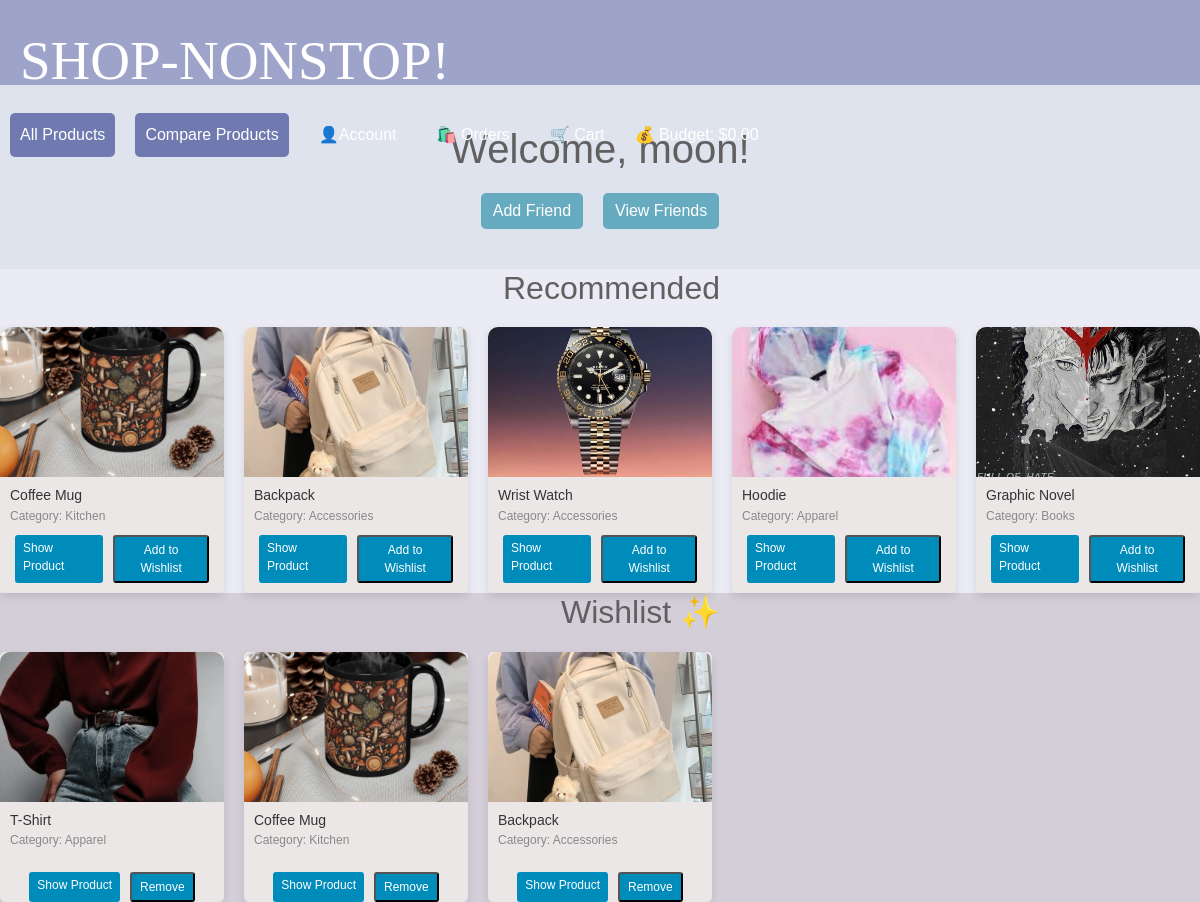
The page /dashboard (signed in) on the database its author committed.
### app/models.py (models this page shows, shortened)
class User(db.Model):
    id = db.Column(db.Integer, primary_key=True)
    username = db.Column(db.String(80), unique=True, nullable=False)
    email = db.Column(db.String(120), unique=True, nullable=False)
    password = db.Column(db.String(80), nullable=False)
    points = db.Column(db.Integer, default=0)
    vouchers = db.relationship('Voucher', secondary=user_vouchers,
                               backref=db.backref('users', lazy='dynamic'))
    friends = relationship(
        'User',
        secondary='friendship',
        primaryjoin=id == Friendship.user_id,
        secondaryjoin=id == Friendship.friend_id,
        backref='friend_of'
    )

class Items(db.Model):
    __tablename__ = 'item'
    Item_ID = db.Column(db.String(80),unique=True, primary_key=True)
    sku = db.Column(db.String(80), unique=True, nullable=False)
    name = db.Column(db.String(120), unique=True, nullable=False)
    price = db.Column(db.Integer, nullable=False)
    item_desc = db.Column(db.String(255), nullable=False)
    category = db.Column(db.String(255), nullable=False)
    stock = db.Column(db.Integer, nullable=False)
    item_star = db.Column(db.Integer, nullable=False)
    itme_sizes = db.Column(db.String(120),  nullable=True)
    color = db.Column(db.String(120), nullable=False)
    pic = db.Column(db.Text)

### app/routes.py (the view)
@app.route('/dashboard')
def dashboard():
    username = session.get('username')
    if username:
        user = User.query.filter_by(username=username).first()
        preferences = UserPreference.query.filter_by(user_id=user.id).all()
        categories = [preference.category for preference in preferences]
        recommended_products = Items.query.filter(Items.category.in_(categories)).order_by(Items.item_star.desc()).limit(5).all()
        wishlist_items = Wishlist.query.filter_by(user_id=user.id).all()
        item_ids = [item.item_id for item in wishlist_items]
        wishlist_products = Items.query.filter(Items.Item_ID.in_(item_ids)).all()
        order_history = Order.query.filter_by(user_id=user.id).all()
        grouped_order_history = group_orders_by_date(order_history)
        return render_template('dashboard.html', username=username, grouped_order_history=grouped_order_history,
                               recommended_products=recommended_products, wishlist_products=wishlist_products,
                               order_history=order_history)
    else:
        return redirect(url_for('login'))

### app/routes.py (called while the page is built)
def group_orders_by_date(order_history):
    sorted_orders = sorted(order_history, key=lambda x: x.date_created)
    grouped_orders = {key: list(group) for key, group in groupby(sorted_orders, key=lambda x: x.date_created.date())}
    return grouped_orders

### app/templates/dashboard.html (shortened to what this page needs)
{% extends 'base.html' %}
{% block content %}
    <div class="content">
        <div class="welcome-message">
            <div class="container">
                <div class="welcome-container">
                    <h1>Welcome, {{ username }}!</h1>
                </div>
                <div class="friend-buttons">
                    <a href="/add_friend" class="friend-btn">Add Friend</a>
                    <a href="/view_friends" class="friend-btn">View Friends</a>
                </div>
            </div>
        </div>
        <div class="recommended-products-container">
            <h2>Recommended </h2>
            <div class="products">
                {% for product in recommended_products %}
                    <div class="product">
                        <img src="{{ product.pic }}" alt="Product Image" class="product-image">
                        <div class="product-details">
                            <h4>{{ product.name }}</h4>
                            <p>Category: {{ product.category }}</p>
                            <div class="product-button">
                                <a href="/product/{{ product.Item_ID }}">Show Product</a>
                                <form action="{{ url_for('add_to_wishlist') }}" method="POST">
                                    <button type="submit">Add to Wishlist</button>
                                </form>
                            </div>
                        </div>
                    </div>
                {% endfor %}
            </div>
        </div>
        <div class="wishlist-container">
            <h2>Wishlist ✨</h2>
            <div class="products">
                {% for item in wishlist_products %}
                    <div class="product">
                        <img src="{{ item.pic }}" alt="Product Image" class="product-image">
                        <div class="product-details">
                            <h4>{{ item.name }}</h4>
                            <p>Category: {{ item.category }}</p>
                        </div>
                        <div class="product-button">
                            <a href="/product/{{ item.Item_ID }}">Show Product</a>
                            <form action="{{ url_for('remove_from_wishlist', item_id=item.Item_ID) }}" method="POST">
                                <button type="submit">Remove</button>
                            </form>
                        </div>
                    </div>
                {% endfor %}
            </div>
        </div>
    </div>
{% endblock %}

### app/templates/base.html (style rules this page uses)
body { margin: 0; font-family: Font1,Arial, sans-serif; background-color: #dfe3ee; color: #615f5f; }
h2 { display: flex; justify-content: flex-end; max-width: 60%; }

### app/templates/dashboard.html (style rules this page uses)
.container { margin-top: 20px; padding: 20px; border-radius: 10px; box-shadow: 0 4px 8px rgba(228, 225, 225, 0.1); }
.welcome-container { text-align: center; margin-bottom: 20px; }
.recommended-products-container { background-color: #eaebf4; }
.wishlist-container { background-color: #d4ced9; }
.products { display: grid; grid-template-columns: repeat(auto-fill, minmax(200px, 1fr)); gap: 20px; margin-top: 20px; }
.product { background-color: #ece7e7; border-radius: 5px; box-shadow: 0 4px 8px rgba(0, 0, 0, 0.1); overflow: hidden; transition: transform 0.3s ease; }
.product-details { padding: 10px; }
.product-details h4 { margin: 0; font-size: 16px; color: #333; }
.product-details p { margin: 5px 0; font-size: 14px; color: #888; }
.product-image { width: 100%; height: 150px; object-fit: cover; border-radius: 10px 10px 0 0; }
.product-button { display: flex; justify-content: center; margin-top: 10px; }
.product-button a, .product-button button { margin: 0 5px; padding: 4px 8px; font-size: 12px; background-color: #008CBA; color: #fff; text-decoration: none; border-radius: 3px; transition: background-color 0.3s ease; cursor: pointer; }
.product-details h4 { margin: 0; font-size: 14px; color: #333; }
.product-details p { margin: 3px 0; font-size: 12px; color: #888; }
.friend-buttons { display: flex; justify-content: center; margin-bottom: 20px; }
.friend-buttons .friend-btn { margin: 0 10px; padding: 6px 12px; background-color: #67abc1; color: #fff; text-decoration: none; border-radius: 5px; transition: background-color 0.3s ease; }

### rows shown on the page
User: username "moon"
Items: shows a picture, name "Coffee Mug", category "Kitchen"
Items: shows a picture, name "Backpack", category "Accessories"
Items: shows a picture, name "Wrist Watch", category "Accessories"
Items: shows a picture, name "Hoodie", category "Apparel"
Items: shows a picture, name "Graphic Novel", category "Books"
Items: shows a picture, name "T-Shirt", category "Apparel"

### other values the page prints
{{ session.get('budget', '0.00') }} "0.00"
